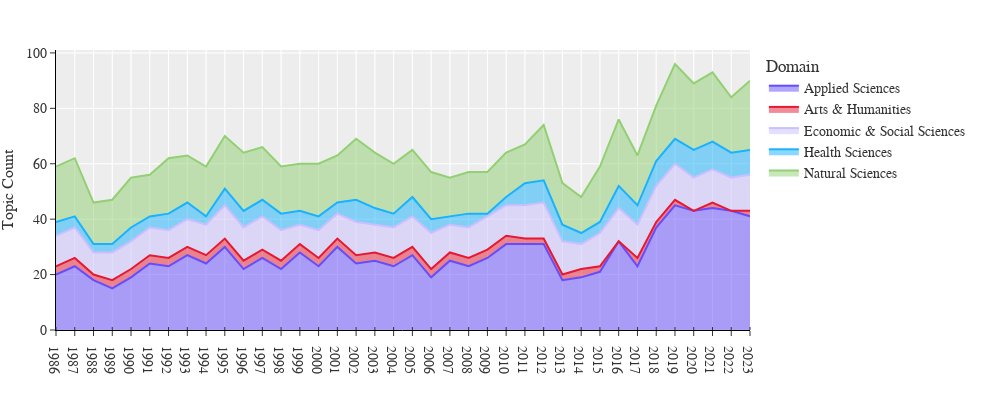

Notebook code cell kept with this figure:
### Code cell
gp = df.groupby(['year', 'domain_en'])['topic_en'].nunique().reset_index()

fig = px.area(
    gp,
    x='year',
    y='topic_en',
    color='domain_en',
    color_discrete_map=color_palette,
)

fig.update_layout(
    layout,
    width=1000,
    xaxis=dict(minor=dict(ticks="inside", showgrid=True), type='category'),
    yaxis=dict(title="Topic Count"),
    #title='Number of Topics per Year, 1986-2023',
    showlegend=True,
    hovermode='x unified',
    margin=dict(b=0, r=250),
    legend=dict(title='Domain'),
)

fig.update_traces(
    hovertemplate='%{fullData.name}: %{y}<extra></extra>'
)

fig.show()

### Figure 1 — Plotly figure (JSON) as saved in the notebook; plotly's stock layout.template omitted (floating-point values rounded to 4 significant figures)
{"data": [{"fillpattern": {"shape": ""}, "hovertemplate": "%{fullData.name}: %{y}<extra></extra>", "legendgroup": "Applied Sciences", "line": {"color": "#654CFF"}, "marker": {"symbol": "circle"}, "mode": "lines", "name": "Applied Sciences", "orientation": "v", "showlegend": true, "stackgroup": "1", "type": "scatter", "x": [1986, 1987, 1988, 1989, 1990, 1991, 1992, 1993, 1994, 1995, 1996, 1997, 1998, 1999, 2000, 2001, 2002, 2003, 2004, 2005, 2006, 2007, 2008, 2009, 2010, 2011, 2012, 2013, 2014, 2015, 2016, 2017, 2018, 2019, 2020, 2021, 2022, 2023], "xaxis": "x", "y": [20, 23, 18, 15, 19, 24, 23, 27, 24, 30, 22, 26, 22, 28, 23, 30, 24, 25, 23, 27, 19, 25, 23, 26, 31, 31, 31, 18, 19, 21, 32, 23, 37, 45, 43, 44, 43, 41], "yaxis": "y"}, {"fillpattern": {"shape": ""}, "hovertemplate": "%{fullData.name}: %{y}<extra></extra>", "legendgroup": "Arts & Humanities", "line": {"color": "#E51932"}, "marker": {"symbol": "circle"}, "mode": "lines", "name": "Arts & Humanities", "orientation": "v", "showlegend": true, "stackgroup": "1", "type": "scatter", "x": [1986, 1987, 1988, 1989, 1990, 1991, 1992, 1993, 1994, 1995, 1996, 1997, 1998, 1999, 2000, 2001, 2002, 2003, 2004, 2005, 2006, 2007, 2008, 2009, 2010, 2011, 2012, 2013, 2014, 2015, 2017, 2018, 2019, 2021, 2023], "xaxis": "x", "y": [3, 3, 2, 3, 3, 3, 3, 3, 3, 3, 3, 3, 3, 3, 3, 3, 3, 3, 3, 3, 3, 3, 3, 3, 3, 2, 2, 2, 3, 2, 3, 2, 2, 2, 2], "yaxis": "y"}, {"fillpattern": {"shape": ""}, "hovertemplate": "%{fullData.name}: %{y}<extra></extra>", "legendgroup": "Economic & Social Sciences", "line": {"color": "#CCBFFF"}, "marker": {"symbol": "circle"}, "mode": "lines", "name": "Economic & Social Sciences", "orientation": "v", "showlegend": true, "stackgroup": "1", "type": "scatter", "x": [1986, 1987, 1988, 1989, 1990, 1991, 1992, 1993, 1994, 1995, 1996, 1997, 1998, 1999, 2000, 2001, 2002, 2003, 2004, 2005, 2006, 2007, 2008, 2009, 2010, 2011, 2012, 2013, 2014, 2015, 2016, 2017, 2018, 2019, 2020, 2021, 2022, 2023], "xaxis": "x", "y": [11, 11, 8, 10, 10, 10, 10, 10, 11, 12, 12, 12, 11, 7, 10, 9, 12, 10, 11, 11, 13, 10, 11, 12, 11, 12, 13, 12, 9, 12, 12, 12, 13, 13, 12, 12, 12, 13], "yaxis": "y"}, {"fillpattern": {"shape": ""}, "hovertemplate": "%{fullData.name}: %{y}<extra></extra>", "legendgroup": "Health Sciences", "line": {"color": "#19B2FF"}, "marker": {"symbol": "circle"}, "mode": "lines", "name": "Health Sciences", "orientation": "v", "showlegend": true, "stackgroup": "1", "type": "scatter", "x": [1986, 1987, 1988, 1989, 1990, 1991, 1992, 1993, 1994, 1995, 1996, 1997, 1998, 1999, 2000, 2001, 2002, 2003, 2004, 2005, 2006, 2007, 2008, 2009, 2010, 2011, 2012, 2013, 2014, 2015, 2016, 2017, 2018, 2019, 2020, 2021, 2022, 2023], "xaxis": "x", "y": [5, 4, 3, 3, 5, 4, 6, 6, 3, 6, 6, 6, 6, 5, 5, 4, 8, 6, 5, 7, 5, 3, 5, 1, 3, 8, 8, 6, 4, 4, 8, 7, 9, 9, 10, 10, 9, 9], "yaxis": "y"}, {"fillpattern": {"shape": ""}, "hovertemplate": "%{fullData.name}: %{y}<extra></extra>", "legendgroup": "Natural Sciences", "line": {"color": "#92d073"}, "marker": {"symbol": "circle"}, "mode": "lines", "name": "Natural Sciences", "orientation": "v", "showlegend": true, "stackgroup": "1", "type": "scatter", "x": [1986, 1987, 1988, 1989, 1990, 1991, 1992, 1993, 1994, 1995, 1996, 1997, 1998, 1999, 2000, 2001, 2002, 2003, 2004, 2005, 2006, 2007, 2008, 2009, 2010, 2011, 2012, 2013, 2014, 2015, 2016, 2017, 2018, 2019, 2020, 2021, 2022, 2023], "xaxis": "x", "y": [20, 21, 15, 16, 18, 15, 20, 17, 18, 19, 21, 19, 17, 17, 19, 17, 22, 20, 18, 17, 17, 14, 15, 15, 16, 14, 20, 15, 13, 20, 24, 18, 20, 27, 24, 25, 20, 25], "yaxis": "y"}], "layout": {"font": {"family": "Verdana", "size": 14}, "height": 400, "hovermode": "x unified", "legend": {"title": {"text": "Domain"}, "tracegroupgap": 0}, "margin": {"b": 0, "l": 0, "r": 250, "t": 50}, "showlegend": true, "width": 1000, "xaxis": {"anchor": "y", "domain": [0, 1], "linecolor": "black", "minor": {"showgrid": true, "ticks": "inside"}, "showline": true, "tickmode": "array", "title": {"font": {"family": "Verdana", "size": 16}, "text": ""}, "type": "category"}, "yaxis": {"anchor": "x", "domain": [0, 1], "linecolor": "black", "showline": true, "title": {"font": {"family": "Verdana", "size": 16}, "text": "Topic Count"}}}}
